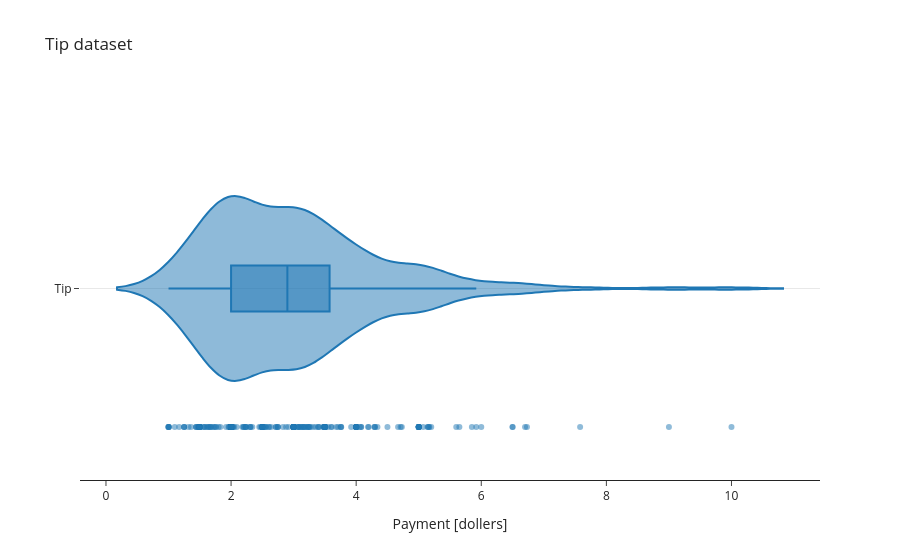

Notebook source saved alongside this figure:
### Code cell
# Traceを作成
trace = go.Violin(
    x=df['tip'],
    points='all',
    jitter=0.,
    marker={'opacity': 0.5},
    box_visible=True,   # 箱ひげ図表示（表示あり）
    name='Tip'
)   # チップ額のバイオリン図

# Figureを作成
figure = go.Figure(trace, layout)

figure

### Figure 1 — Plotly figure (JSON) as saved in the notebook; plotly's stock layout.template omitted (floating-point values rounded to 4 significant figures; data arrays with more than 128 entries replaced by an {"elided": "..."} marker saying what was removed)
{"data": [{"box": {"visible": true}, "jitter": 0, "marker": {"opacity": 0.5}, "name": "Tip", "points": "all", "type": "violin", "x": {"elided": "244 float values"}}], "layout": {"title": {"text": "Tip dataset"}, "xaxis": {"title": {"text": "Payment [dollers]"}}}}
